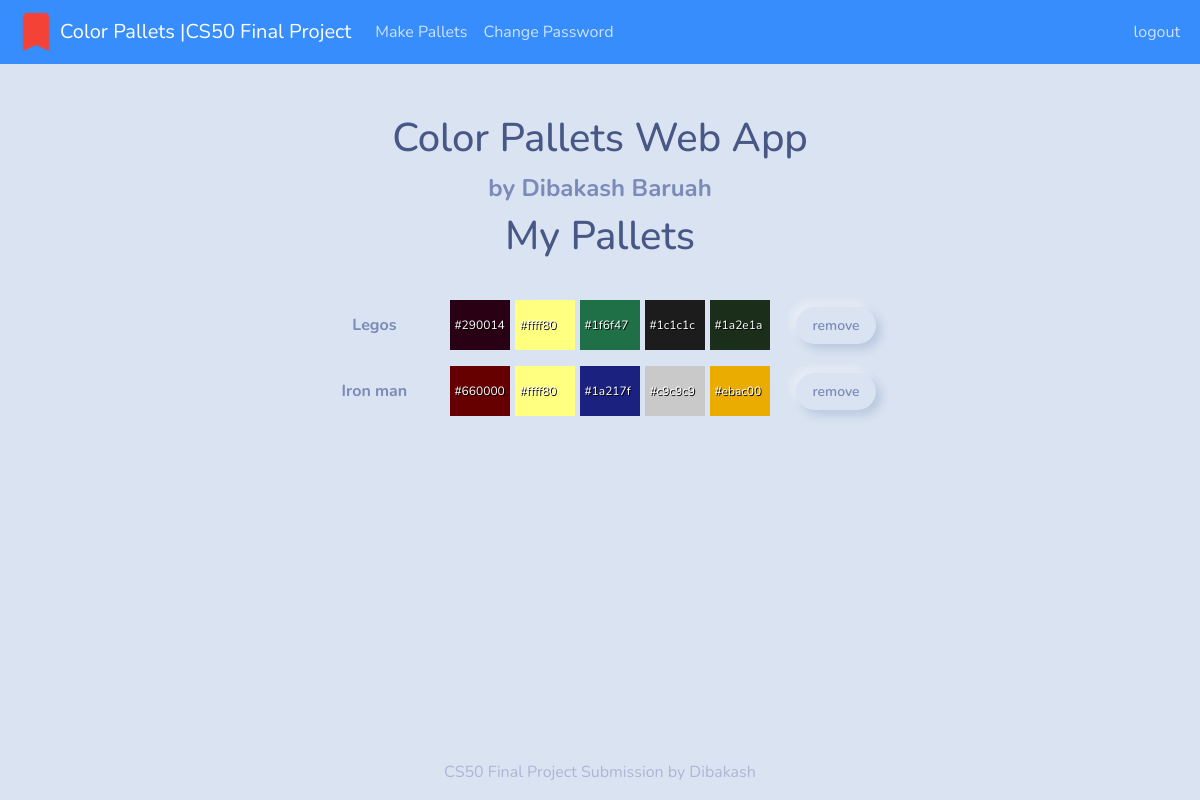
The page / (signed in) on the database its author committed.
### tables this page shows
CREATE TABLE colors(id INTEGER NOT NULL, user_id INTEGER NOT NULL, pallet_name text NOT NULL, clr1 TEXT NOT NULL, clr2 TEXT NOT NULL,  clr3 TEXT NOT NULL,  clr4 TEXT NOT NULL,  clr5 TEXT NOT NULL,  PRIMARY KEY(id), FOREIGN KEY(user_id) REFERENCES users(id));

### app/__init__.py (the view)
    @app.route("/", methods=["GET", "POST"])
    @login_required
    def index():
        if request.method == "POST":
            pallet_id = request.form.get("pallet_id")
            db.execute("DELETE FROM colors WHERE id = ?", pallet_id)
            return redirect("/")
        colors = db.execute("SELECT * FROM colors WHERE user_id=?", session["user_id"])
        return render_template("index.html", colors=colors)

### app/templates/index.html (shortened to what this page needs)
{% extends "layout.html" %}
{% block main %}
<div class="container text-center custom-heading">
    <h1>Color Pallets Web App</h1>
    <b>by Dibakash Baruah</b>
</div>
<h1 class="text-center custom-margin-top custom-margin-bottom">My Pallets</h1>
<div class="custom-container ">
    {% for pallet in colors %}
    <form class="pallet" action="/" method="post">
        <b>{{pallet.pallet_name}}</b>
        <div>
            <span data-clr="{{pallet.clr1}}">{{pallet.clr1}}</span>
            <span data-clr="{{pallet.clr2}}">{{pallet.clr2}}</span>
            <span data-clr="{{pallet.clr3}}">{{pallet.clr3}}</span>
            <span data-clr="{{pallet.clr4}}">{{pallet.clr4}}</span>
            <span data-clr="{{pallet.clr5}}">{{pallet.clr5}}</span>
        </div>
        <button type="submit" class="btn btn-sm btn-light">remove</button>
    </form>
    {% endfor %}
</div>
{% endblock %}

### app/static/style.css (style rules this page uses)
body { display: grid; grid-template-rows: auto 1fr auto; min-height: 100vh; }
.custom-margin-top { margin-top: 1em; }
.custom-margin-bottom { margin-bottom: 1em; }
.custom-container { display: grid; gap: 1rem; text-align: center; justify-content: center; }
.pallet { display: flex; flex-wrap: wrap; justify-content: center; align-items: center; margin: auto; gap: 10px; }
.pallet b { width: 100px; }
.pallet div { display: flex; gap: 5px; min-width: 300px; margin-left: 1rem; margin-right: 1rem; }
.pallet div > span { height: 50px; font-size: 12px; padding: 0 4px; display: flex; align-items: center; background-color: aquamarine; margin: 0 !important; position: relative; width: 60px; color: white; text-shadow: 1px 1px 0 black; }
.pallet button.btn-sm { padding: 0.5rem 1rem; }
.custom-heading { margin-top: 50px; margin-bottom: -50px; }
.custom-heading b { font-size: 24px; }

### rows shown on the page
colors: pallet_name "Legos", clr1 "#290014", clr2 "#ffff80", clr3 "#1f6f47", clr4 "#1c1c1c", clr5 "#1a2e1a"
colors: pallet_name "Iron man", clr1 "#660000", clr2 "#ffff80", clr3 "#1a217f", clr4 "#c9c9c9", clr5 "#ebac00"
